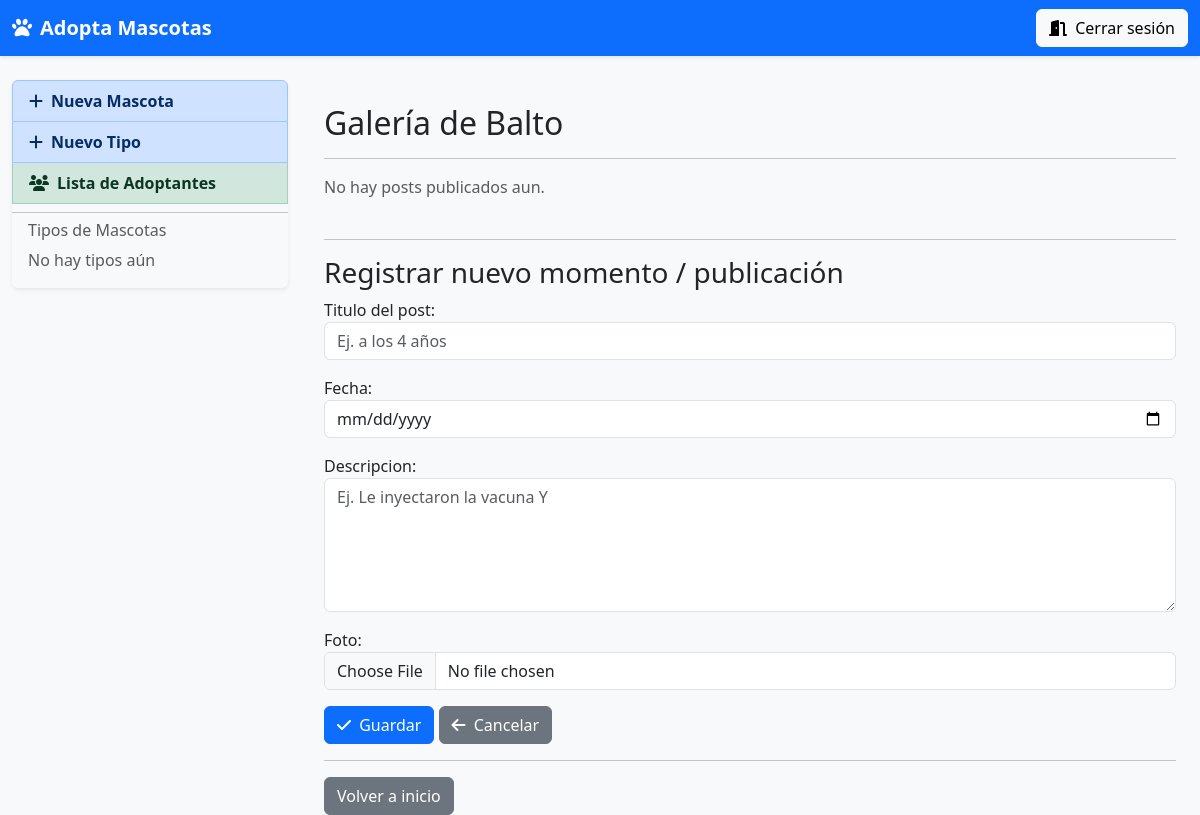
The app's page /mascota/2/posts_mascota (signed in), older data.
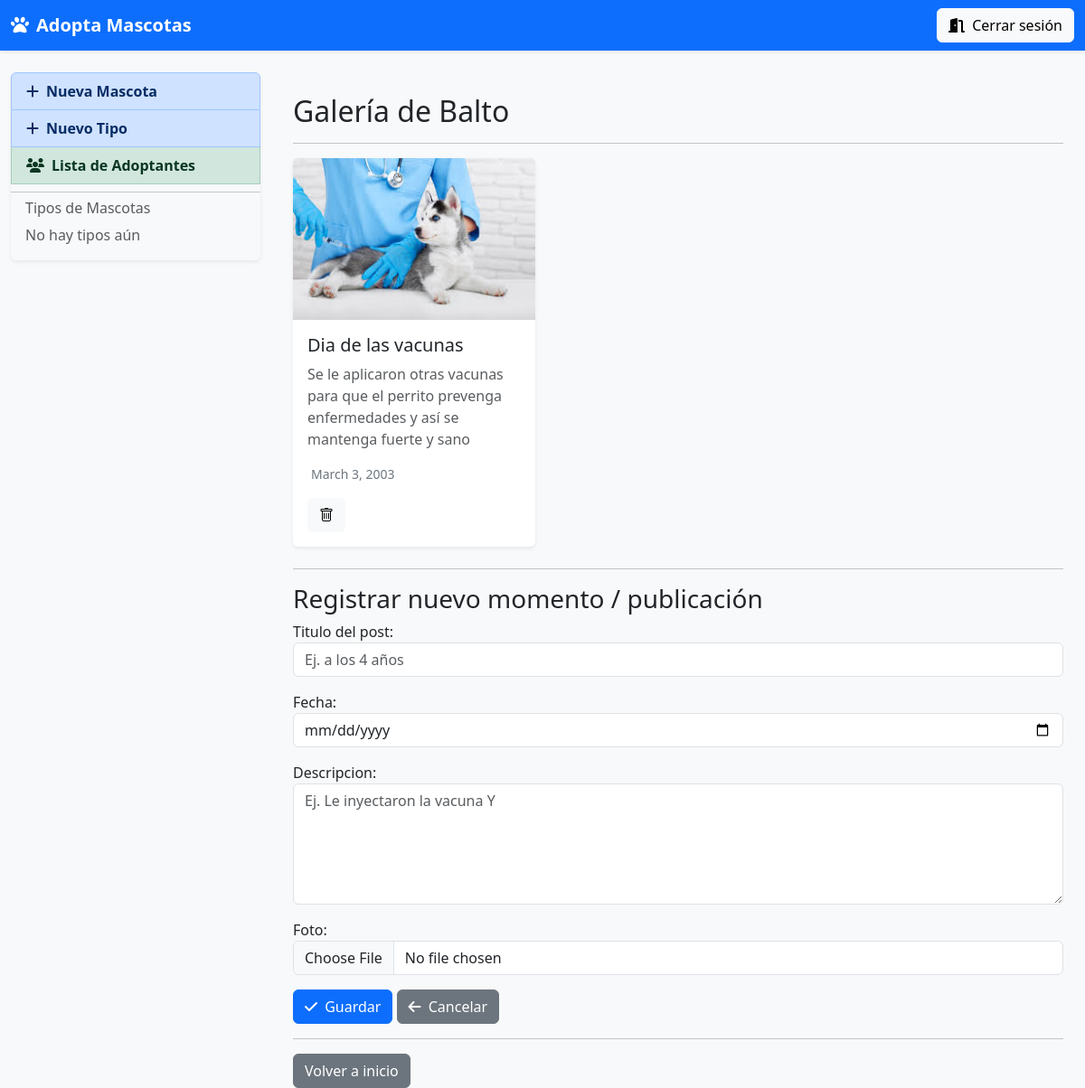
The same page, newer data.
### app1/models.py (models this page shows, shortened)
class Mascota(models.Model):
    nombre = models.CharField(max_length=128,null=True,blank=True)
    edad = models.IntegerField()
    descripcion = models.TextField(max_length=512,null=True,blank=True)
    foto = models.ImageField(upload_to='mascotas/')
    tipo = models.ForeignKey(TipoMascota, on_delete=models.CASCADE)
    estado = models.CharField(max_length=20,null=True,blank=True)

class PostMascota(models.Model):
    mascota = models.ForeignKey(Mascota, on_delete=models.CASCADE)
    titulo = models.CharField(max_length=64,null=True,blank=True)
    descripcion = models.TextField(max_length=256,null=True,blank=True)
    fecha = models.DateField(null = True, blank=True)
    foto = models.ImageField(upload_to='posts/')

### app1/views.py (the view)
# urls.py: path('mascota/<int:mascota_id>/posts_mascota',views.posts_mascota,name='posts_mascota'),
@login_required(login_url='/')
def posts_mascota(request, mascota_id):
    mascota = Mascota.objects.get(id=mascota_id)
    posts = PostMascota.objects.filter(mascota_id=mascota_id)
    if request.method == 'POST':
        form = PostMascotaForm(request.POST, request.FILES)
        if form.is_valid():
            post = form.save(commit=False)
            post.mascota = mascota
            post.save()
            return HttpResponseRedirect(reverse('app1:posts_mascota', args=[mascota_id]))
    else:
        form = PostMascotaForm()
    return render(request,'posts_mascota.html', {
        'mascota': mascota,
        'form': form,
        'posts': posts
    })

### app1/forms.py (shortened to what this page needs)
class PostMascotaForm(forms.ModelForm):
        class Meta:
            model = PostMascota
            fields = ['titulo','descripcion','fecha','foto']
            widgets = {
                'titulo': forms.TextInput( attrs = {
                    'class': 'form-control',
                    'placeholder': 'Ej. a los 4 años'
                }),
                'descripcion': forms.Textarea(attrs = {
                    'class': 'form-control',
                    'placeholder': 'Ej. Le inyectaron la vacuna Y',
                    'rows': 5
                }),
                'fecha': forms.DateInput(attrs={
                    'class': 'form-control',
                    'type': 'date'
                }),
                'foto': forms.FileInput(attrs = {
                    'class': 'form-control',
                    'type': 'file',
                    'id': 'formFile'
                })
            }
            labels={
                'titulo': 'Titulo del post',
                'descripcion':'Descripcion',
                'fecha':'Fecha',
                'foto':'Foto'
            }

### app1/templates/posts_mascota.html (shortened to what this page needs)
{% extends 'layout.html' %}
{% block content %}
<link rel="stylesheet" href="https://cdn.jsdelivr.net/npm/bootstrap@5.3.2/dist/css/bootstrap.min.css">
<link rel="stylesheet" href="https://cdn.jsdelivr.net/npm/bootstrap-icons@1.10.5/font/bootstrap-icons.css">
<div class="container mt-4">
    <h2>Galería de {{ mascota.nombre }}</h2>
    <hr>
    <div class="row">
     {% for post in posts %}
          <div class="col-md-6 col-lg-4">
               <div class="card shadow-sm h-100 border-0">
                    {% if mascota.foto %}
                         <img src="{{ post.foto.url }}" class="card-img-top" alt="{{ post.titulo }}">
                    {% else %}
                         <img src="https://via.placeholder.com/400x250?text=Mascota" class="card-img-top" alt="Sin foto">
                    {% endif %}
                    <div class="card-body">
                         <h5 class="card-title">{{ post.titulo }}</h5>
                         <p class="card-text text-muted">{{ post.descripcion|truncatewords:20 }}</p>
                         <p class="small text-secondary">{{ post.fecha }} </p>
                         <a type="button" href="{% url 'app1:eliminarPost' post.id %}" class="btn btn-light btn-icon">
                              <i class="bi bi-trash"></i>
                         </a>
                    </div>
               </div>
          </div>
          {% empty %}
          <p class="text-muted">No hay posts publicados aun.</p>
     {% endfor %}
    </div>
    <hr class="mt-4 mb-3">
    <h3>Registrar nuevo momento / publicación</h3>
     <form method="POST" action="{%  url 'app1:posts_mascota' mascota.id %}" enctype="multipart/form-data">
          <div class="mb-3">
               {{ form.titulo.label_tag }}
               {{ form.titulo }}
          </div>
          <div class="mb-3">
               {{ form.fecha.label_tag }}
               {{ form.fecha }}
          </div>
          <div class="mb-3">
               {{ form.descripcion.label_tag }}
               {{ form.descripcion }}
          </div>
          <div class="mb-3">
               {{ form.foto.label_tag }}
               {{ form.foto }}
          </div>
          <button type="submit" class="btn btn-primary">
               <i class="fa-solid fa-check me-1"></i> Guardar
          </button>
          <a href="{% url 'app1:home' %}" class="btn btn-secondary">
               <i class="fa-solid fa-arrow-left me-1"></i> Cancelar
          </a>
     </form>
     <hr>
    <a href="{% url 'app1:home' %}" class="btn btn-secondary">Volver a inicio</a>
</div>
{% endblock %}

### app1/templates/layout.html (shortened to what this page needs)
<!DOCTYPE html>
<html lang="es">
<head>
  <link href="https://cdn.jsdelivr.net/npm/bootstrap@5.3.0/dist/css/bootstrap.min.css"
        rel="stylesheet"
>
  <link rel="stylesheet"
        href="https://cdnjs.cloudflare.com/ajax/libs/font-awesome/6.3.0/css/all.min.css"
 />
</head>
<body class="bg-light">
  <nav class="navbar navbar-expand-lg navbar-dark bg-primary shadow-sm">
    <div class="container-fluid">
      <a class="navbar-brand fw-bold" href="{% url 'app1:home' %}">
        <i class="fa-solid fa-paw me-2"></i>Adopta Mascotas
      </a>
      <div>
        <a href="{% url 'app1:cerrarSesion' %}" class="btn btn-light">
          <i class="fa-solid fa-door-open me-1"></i> Cerrar sesión
        </a>
      </div>
    </div>
  </nav>
  <div class="container-fluid mt-4">
    <div class="row">
      <aside class="col-md-3 mb-3">
        <div class="list-group shadow-sm">
          <a href="{% url 'app1:crearMascota' %}" class="list-group-item list-group-item-action list-group-item-primary fw-bold">
            <i class="fa-solid fa-plus me-2"></i>Nueva Mascota
          </a>
          <a href="{% url 'app1:crearTipo' %}" class="list-group-item list-group-item-action list-group-item-primary fw-bold">
            <i class="fa-solid fa-plus me-2"></i>Nuevo Tipo
          </a>
          <a href="{% url 'app1:listaAdoptantes' %}" class="list-group-item list-group-item-action list-group-item-success fw-bold">
            <i class="fa-solid fa-users me-2"></i>Lista de Adoptantes
          </a>
          <hr class="my-2">
          <h6 class="px-3 text-muted">Tipos de Mascotas</h6>
          {% for tipo in tipos %}
            <a href="{% url 'app1:mascotasxtipo' tipo.id %}" class="list-group-item list-group-item-action">
              <i class="fa-solid fa-paw me-2 text-primary"></i> {{ tipo.nombre }}
            </a>
          {% empty %}
            <p class="px-3 text-muted">No hay tipos aún</p>
          {% endfor %}
        </div>
      </aside>
      <main class="col-md-9">
        {% block content %}{% endblock %}
      </main>
    </div>
  </div>
</body>
</html>

Row changes from the older to the newer data that the page shows:
added PostMascota: foto (picture), titulo "Dia de las vacunas", descripcion "Se le aplicaron otras vacunas para que el perrito prevenga enfermedades y así se mantenga fuerte y sano", fecha "March 3, 2003"
Text that changed along with them:
text no longer shown: "No hay posts publicados aun."
